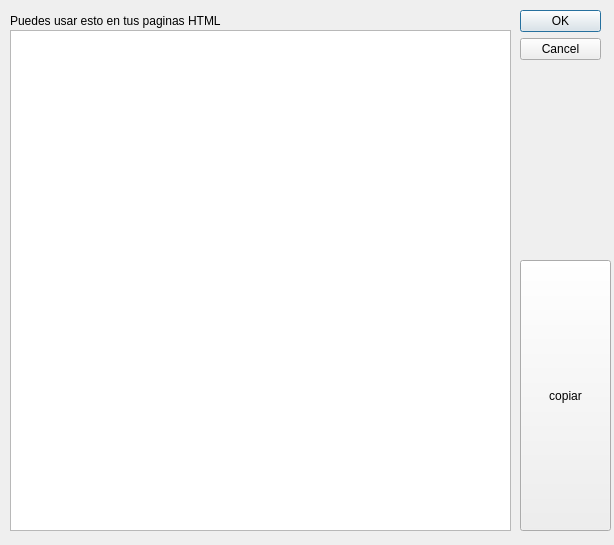
<?xml version="1.0" encoding="UTF-8"?>
<ui version="4.0">
 <class>ViewHTML</class>
 <widget class="QDialog" name="ViewHTML">
  <property name="geometry">
   <rect>
    <x>0</x>
    <y>0</y>
    <width>614</width>
    <height>545</height>
   </rect>
  </property>
  <property name="windowTitle">
   <string>Dialog</string>
  </property>
  <widget class="QDialogButtonBox" name="buttonBox">
   <property name="geometry">
    <rect>
     <x>520</x>
     <y>10</y>
     <width>81</width>
     <height>241</height>
    </rect>
   </property>
   <property name="orientation">
    <enum>Qt::Vertical</enum>
   </property>
   <property name="standardButtons">
    <set>QDialogButtonBox::Cancel|QDialogButtonBox::Ok</set>
   </property>
  </widget>
  <widget class="QLabel" name="label">
   <property name="geometry">
    <rect>
     <x>10</x>
     <y>10</y>
     <width>501</width>
     <height>21</height>
    </rect>
   </property>
   <property name="text">
    <string>Puedes usar esto en tus paginas HTML</string>
   </property>
  </widget>
  <widget class="QTextBrowser" name="textBrowser">
   <property name="geometry">
    <rect>
     <x>10</x>
     <y>30</y>
     <width>501</width>
     <height>501</height>
    </rect>
   </property>
  </widget>
  <widget class="QPushButton" name="pushButton">
   <property name="geometry">
    <rect>
     <x>520</x>
     <y>260</y>
     <width>91</width>
     <height>271</height>
    </rect>
   </property>
   <property name="text">
    <string>copiar</string>
   </property>
  </widget>
 </widget>
 <resources/>
 <connections>
  <connection>
   <sender>buttonBox</sender>
   <signal>accepted()</signal>
   <receiver>ViewHTML</receiver>
   <slot>accept()</slot>
   <hints>
    <hint type="sourcelabel">
     <x>248</x>
     <y>254</y>
    </hint>
    <hint type="destinationlabel">
     <x>157</x>
     <y>274</y>
    </hint>
   </hints>
  </connection>
  <connection>
   <sender>buttonBox</sender>
   <signal>rejected()</signal>
   <receiver>ViewHTML</receiver>
   <slot>reject()</slot>
   <hints>
    <hint type="sourcelabel">
     <x>316</x>
     <y>260</y>
    </hint>
    <hint type="destinationlabel">
     <x>286</x>
     <y>274</y>
    </hint>
   </hints>
  </connection>
 </connections>
</ui>
